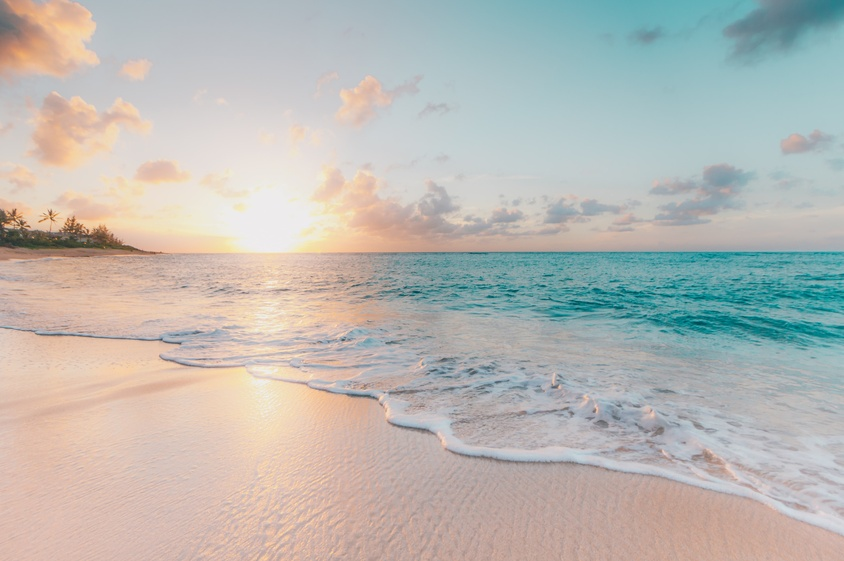
#> input picture ComputerVision/day4/images/hist_img3.jpg, 844 x 561 px, shrunk from 4621 x 3072 before the run
$ python histogram.py
#> lines starting #> are read from the running program, lines starting #| are printed output that depends on the picture
import cv2 as cv
from matplotlib import pyplot as plt
import numpy as np


# [49 lines left out: functions something, something_else, not called in this run]


if __name__ == "__main__":
    path1 = "images/hist_img3.jpg"
    image1 = cv.imread(path1)
#> image1 is the input picture: shape (561, 844, 3); mean B, G, R 179.8, 184.8, 186.2
    image1 = cv.cvtColor(image1, cv.COLOR_BGR2RGB)

    plt.subplot(1, 3, 1), plt.imshow(image1, cmap='gray'), plt.title("Image 1")
    plt.xticks([]), plt.yticks([])

    plt.subplot(1, 3, 2)
    for i, color in enumerate(["r", "g", "b"]):
        hist = cv.calcHist([image1], [i], None, [256], [0, 256])
        plt.plot(hist, color=color)

    channels = cv.split(image1)
    eq_channels = []

    plt.show()
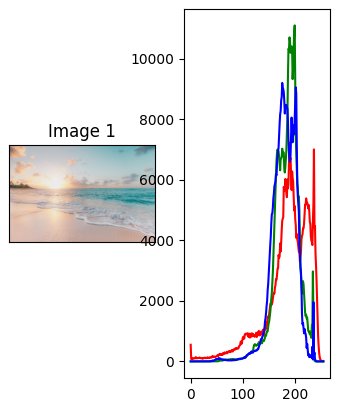
#> figure drawn by matplotlib, 2 panels; panel 2: curve peaks at x = 190, y = 7226; panel 2: curve peaks at x = 200, y = 11103; panel 2: curve peaks at x = 176, y = 9203

$ run again, with ComputerVision/day4/images/dog.jpg copied over ComputerVision/day4/images/hist_img3.jpg
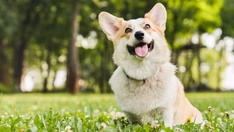
#> input picture ComputerVision/day4/images/dog.jpg, 234 x 132 px, shrunk from 1280 x 720 before the run
#> image1 is the input picture: shape (132, 234, 3); mean B, G, R 93.5, 146.1, 144.8
#> `plt.show()`:
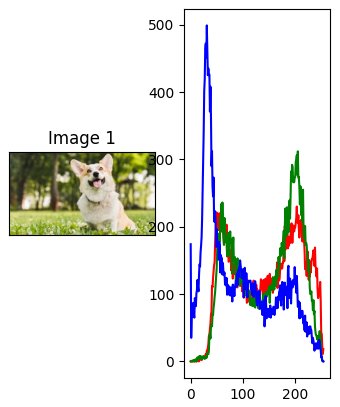
#> figure drawn by matplotlib, 2 panels; panel 2: curve peaks at x = 204, y = 230; panel 2: curve peaks at x = 206, y = 312; panel 2: curve peaks at x = 31, y = 499
